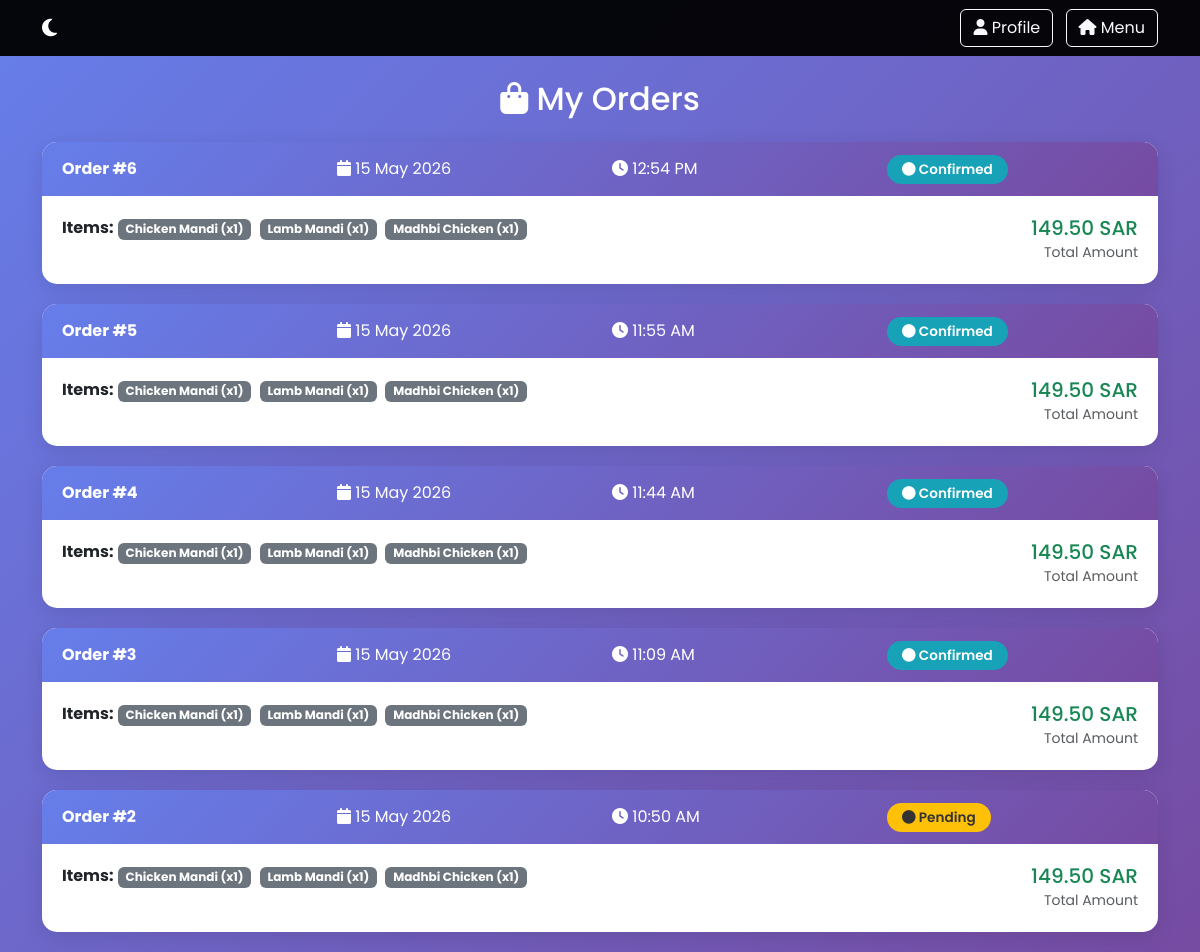
The app's page /my-orders/ (signed in) with its own data.
### billing/models.py (models this page shows, shortened)
class Order(models.Model):
    PAYMENT_METHOD_CHOICES = [
        ('cod', 'Cash on Delivery'),
        ('online', 'Online Payment'),
    ]
    PAYMENT_STATUS_CHOICES = [
        ('PENDING', 'Pending'),
        ('PAID', 'Paid'),
        ('FAILED', 'Failed'),
    ]
    STATUS_CHOICES = [
        ('PENDING', 'Pending'),
        ('CONFIRMED', 'Confirmed'),
        ('PREPARING', 'Preparing'),
        ('OUT_FOR_DELIVERY', 'Out for Delivery'),
        ('DELIVERED', 'Delivered'),
        ('CANCELLED', 'Cancelled'),
    ]
    user = models.ForeignKey(User, on_delete=models.CASCADE, related_name='orders', null=True, blank=True)
    customer_name = models.CharField(max_length=100)
    customer_phone = models.CharField(max_length=20)
    customer_address = models.TextField(blank=True)
    items_json = models.TextField()
    subtotal = models.DecimalField(max_digits=10, decimal_places=2, default=0)
    delivery_charge = models.DecimalField(max_digits=10, decimal_places=2, default=0)
    vat_amount = models.DecimalField(max_digits=10, decimal_places=2, default=0)
    total = models.DecimalField(max_digits=10, decimal_places=2, default=0)
    payment_method = models.CharField(max_length=20, choices=PAYMENT_METHOD_CHOICES, default='cod')
    payment_status = models.CharField(max_length=20, choices=PAYMENT_STATUS_CHOICES, default='PENDING')
    transaction_id = models.CharField(max_length=100, blank=True, null=True)
    status = models.CharField(max_length=20, choices=STATUS_CHOICES, default='PENDING')
    created_at = models.DateTimeField(auto_now_add=True)

### billing/views.py (the view)
# urls.py: path('my-orders/', views.my_orders_view, name='my_orders'),
@login_required
def my_orders_view(request):
    orders = Order.objects.filter(user=request.user).order_by('-created_at')
    return render(request, 'billing/my_orders.html', {'orders': orders})

### billing/templatetags/json_filters.py (called while the page is built)
@register.filter
def json_decode(value):
    try:
        return json.loads(value)
    except:
        return []

### billing/templates/billing/my_orders.html (shortened to what this page needs)
<!DOCTYPE html>
{% load static %}
<html lang="en">
<head>
    <link href="https://cdn.jsdelivr.net/npm/bootstrap@5.3.0/dist/css/bootstrap.min.css" rel="stylesheet">
    <link rel="stylesheet" href="https://cdnjs.cloudflare.com/ajax/libs/font-awesome/6.4.0/css/all.min.css">
</head>
<body>
    <nav class="navbar navbar-dark fixed-top" style="background: rgba(0,0,0,0.95);">
        <div class="container">
            <a class="navbar-brand" href="{% url 'home' %}">
                <i class="fas fa-moon"></i> {{ restaurant_name }}
            </a>
            <div>
                <a href="{% url 'profile' %}" class="btn btn-outline-light me-2">
                    <i class="fas fa-user"></i> Profile
                </a>
                <a href="{% url 'home' %}" class="btn btn-outline-light">
                    <i class="fas fa-home"></i> Menu
                </a>
            </div>
        </div>
    </nav>
    <div class="container">
        <h2 class="text-center text-white mb-4">
            <i class="fas fa-shopping-bag"></i> My Orders
        </h2>
        {% if orders %}
            {% for order in orders %}
                <div class="order-card">
                    <div class="order-header" onclick="window.location.href='{% url 'order_detail' order.id %}'">
                        <div class="row align-items-center">
                            <div class="col-md-3">
                                <strong>Order #{{ order.id }}</strong>
                            </div>
                            <div class="col-md-3">
                                <i class="fas fa-calendar"></i> {{ order.created_at|date:"d M Y" }}
                            </div>
                            <div class="col-md-3">
                                <i class="fas fa-clock"></i> {{ order.created_at|time:"h:i A" }}
                            </div>
                            <div class="col-md-3">
                                <span class="status-badge status-{{ order.status }}">
                                    <i class="fas fa-circle"></i> {{ order.get_status_display }}
                                </span>
                            </div>
                        </div>
                    </div>
                    <div class="order-body">
                        <div class="row">
                            <div class="col-md-8">
                                <strong>Items:</strong>
                                {% with items=order.items_json|safe %}
                                    {% load json_filters %}
                                    {% for item in order.items_json|json_decode %}
                                        <span class="badge bg-secondary me-1">{{ item.name }} (x{{ item.quantity }})</span>
                                    {% endfor %}
                                {% endwith %}
                            </div>
                            <div class="col-md-4 text-end">
                                <h5 class="text-success mb-0">{{ order.total }} SAR</h5>
                                <small class="text-muted">Total Amount</small>
                            </div>
                        </div>
                    </div>
                </div>
            {% endfor %}
        {% endif %}
    </div>
</body>
</html>

### billing/templates/billing/my_orders.html (style rules this page uses)
body { font-family: 'Poppins', sans-serif; background: linear-gradient(135deg, #667eea 0%, #764ba2 100%); min-height: 100vh; padding-top: 80px; }
.order-card { background: white; border-radius: 15px; box-shadow: 0 5px 20px rgba(0,0,0,0.1); margin-bottom: 20px; transition: transform 0.3s; overflow: hidden; }
.order-header { background: linear-gradient(135deg, #667eea, #764ba2); color: white; padding: 15px 20px; cursor: pointer; }
.order-body { padding: 20px; }
.status-badge { padding: 5px 15px; border-radius: 20px; font-size: 0.85rem; font-weight: 600; }
.status-PENDING { background: #ffc107; color: #333; }
.status-CONFIRMED { background: #17a2b8; color: white; }

### records on screen
Order: id "6", created_at "15 May 2026", created_at "12:54 PM", status "Confirmed", name "Chicken Mandi" "Lamb Mandi" "Madhbi Chicken", quantity "1" "1" "1", total "149.50"
Order: id "5", created_at "15 May 2026", created_at "11:55 AM", status "Confirmed", name "Chicken Mandi" "Lamb Mandi" "Madhbi Chicken", quantity "1" "1" "1", total "149.50"
Order: id "4", created_at "15 May 2026", created_at "11:44 AM", status "Confirmed", name "Chicken Mandi" "Lamb Mandi" "Madhbi Chicken", quantity "1" "1" "1", total "149.50"
Order: id "3", created_at "15 May 2026", created_at "11:09 AM", status "Confirmed", name "Chicken Mandi" "Lamb Mandi" "Madhbi Chicken", quantity "1" "1" "1", total "149.50"
Order: id "2", created_at "15 May 2026", created_at "10:50 AM", status "Pending", name "Chicken Mandi" "Lamb Mandi" "Madhbi Chicken", quantity "1" "1" "1", total "149.50"
